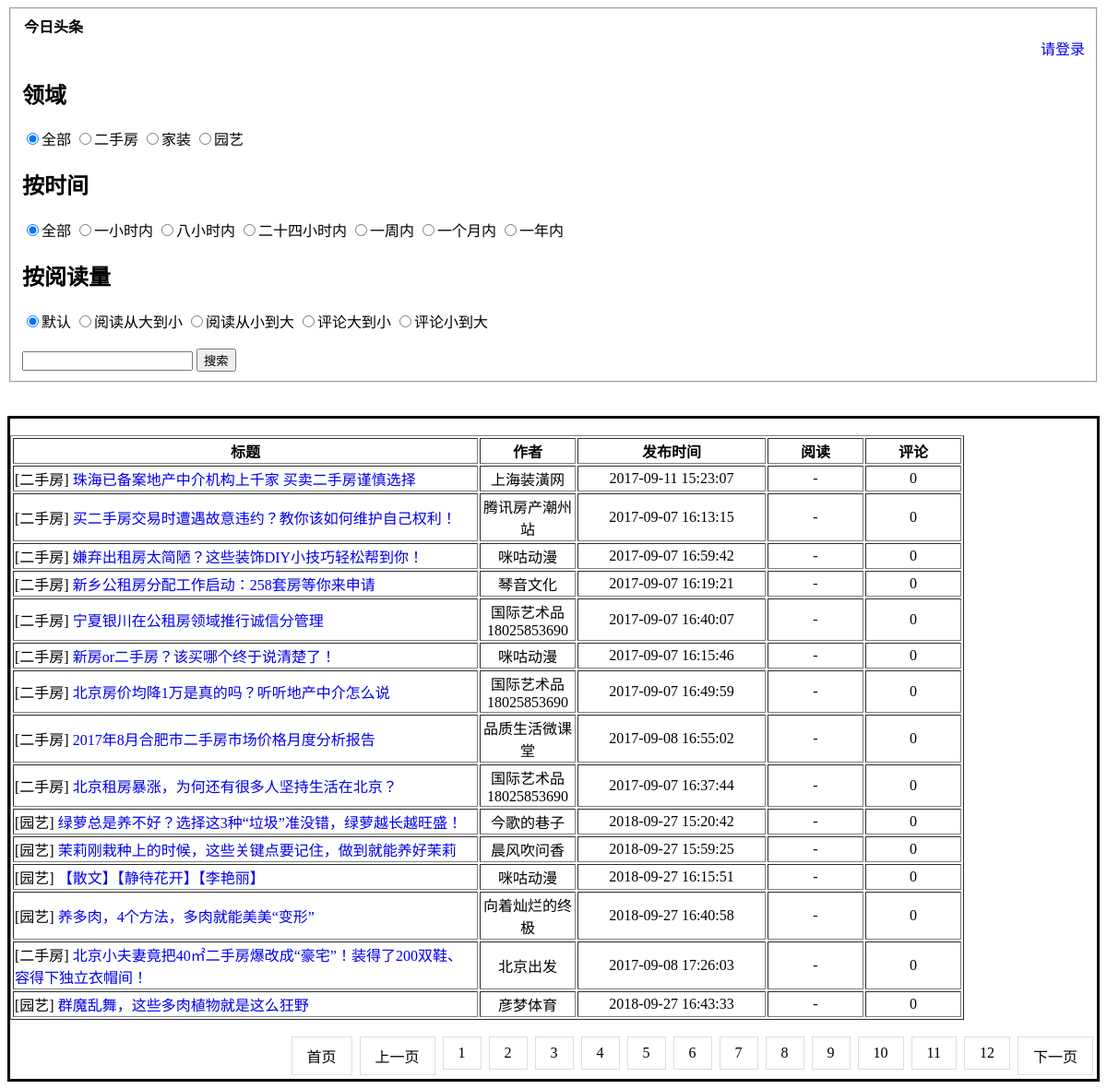
/?page=3, run on the app's committed database.
### silo/models.py (models this page shows)
class NewsInfo(models.Model):
    Title = models.CharField(max_length=100)
    Url = models.CharField(max_length=100)
    Author = models.CharField(max_length=20)
    Time = models.CharField(max_length=50)
    Reading = models.CharField(max_length=20)
    Comment = models.CharField(max_length=20)
    Classify = models.CharField(max_length=20)
    Content = models.CharField(max_length=10000)

### silo/views.py (the view)
# urls.py: url('^$', views.TianTian),
def TianTian(request):
    contact_list = NewsInfo.objects.filter()
    contacts=pages(request,contact_list)
    return render(request,'index.html',{'contacts': contacts})

### silo/views.py (called while the page is built)
def pages(request,contact_list):
    paginator = Paginator(contact_list,15)  # Show 25 contacts per page
    page = request.GET.get('page',1)
    contacts = paginator.page(page)
    return contacts

### templates/index.html (shortened to what this page needs)
<!DOCTYPE html>
<html lang="en">
<head>
</head>
<body>
<fieldset>
    <form method="post" action="/search/" id="search_form">
    <legend><b>今日头条</b></legend>
    <div style="text-align: right"><a href="#">请登录</a></div>
        <div>
            <h2>领域</h2>
            <label><input type="radio" checked="true" onclick="cateForm()" name="cate_id" value="" />全部</label>
            <label><input type="radio"  onclick="cateForm(69)" name="cate_id" value="[二手房]"/>二手房</label>
            <label><input type="radio"  onclick="cateForm(68)" name="cate_id" value="[家装]"/>家装</label>
            <label><input type="radio"  onclick="cateForm(67)" name="cate_id" value="园艺"/>园艺</label>
        <div>
            <h2>按时间</h2>
            <label><input type="radio" checked="true" onclick="timeForm();return false;" name="time_type" value="" />全部</label>
            <label><input type="radio"  onclick="timeForm(1);return false;" name="time_type" value="1"/>一小时内</label>
            <label><input type="radio"  onclick="timeForm(2);return false;" name="time_type" value="2"/>八小时内</label>
            <label><input type="radio"  onclick="timeForm(3);return false;" name="time_type" value="3"/>二十四小时内</label>
            <label><input type="radio"  onclick="timeForm(4);return false;" name="time_type" value="4"/>一周内</label>
            <label><input type="radio"  onclick="timeForm(5);return false;" name="time_type" value="5"/>一个月内</label>
            <label><input type="radio"  onclick="timeForm(6);return false;" name="time_type" value="6"/>一年内</label><br>
            <h2>按阅读量</h2>
            <label><input type="radio" checked="true" onclick="readOrderForm()" name="read_order" value=""/>默认</label>
            <label><input type="radio"  onclick="readOrderForm(2);return false;"  name="read_order" value="2"/>阅读从大到小</label>
            <label><input type="radio"  onclick="readOrderForm(1);return false;" name="read_order" value="1"/>阅读从小到大</label>
            <label><input type="radio"  onclick="readOrderForm(4);return false;"  name="read_order" value="4"/>评论大到小</label>
            <label><input type="radio"  onclick="readOrderForm(3);return false;" name="read_order" value="3"/>评论小到大</label>
        </div><br>
<div >
        <div>
            <input type="text" name="search" />
            <input type="button" onclick="submitForm();return false;" value="搜索"/>
        </div>
</div>
    </div>
    </form>
</fieldset><br><br>
<div style="border: solid">
    <table border="1">
        <thead>
            <tr>
                <th width="500">标题</th>
                <th width="100">作者</th>
                <th width="200" >发布时间</th>
                <th width="100">阅读</th>
                <th width="100"> 评论</th>
            </tr>
        </thead>
        <tbody>
        {% for data in contacts %}
            <tr>
                <td>{{ data.Classify }}<a href="/content/{{ data.id }}/" style="text-decoration: none;">{{ data.Title }}</a></td>
                <td style="text-align: center">{{ data.Author }}</td>
                <td style="text-align: center">{{ data.Time }}</td>
                <td style="text-align: center">
                    {% if data.Reading != ' ' %}
                    {{ data.Reading }}
                    {% else %}
                         -
                    {% endif %}
                </td>
                <td style="text-align: center">{{ data.Comment }}</td>
            </tr>
        {% endfor %}
        </tbody><br>
    </table>
<br>
<div name="page" style="text-align: right" >
<nav aria-label="Pag navigation">
    <ul class="pagination" >
       <li> <a href="?page=1">首页</a></li>
        {% if contacts.has_previous %}
            <li><a href="?page={{ contacts.previous_page_number }}" aria-label="Previous">上一页</a></li>
        {% endif %}
        {% for pg in contacts.paginator.page_range %}
            {% if contacts.number == pg %}
            <li >
            <a href="?page={{ pg }}">{{ pg }}</a>
            </li>
            {% else %}
            <li  >
            <a href="?page={{ pg }}">{{ pg }}</a>
            </li>
        {% endif %}
        {% endfor %}
        {% if contacts.has_next %}
            <li><a href="?page={{ contacts.next_page_number }}" aria-label="Next">下一页</a></li>
        {% endif %}
    </ul>
</nav>
</div>
</div>
</body>
</html>

### templates/index.html (style rules this page uses)
a { text-decoration: none; }
ul.pagination { display: inline-block; padding: 0; margin: 0; }
ul.pagination li { display: inline; }
ul.pagination li a { color: black; float: left; padding: 8px 16px; text-decoration: none; transition: background-color .3s; border: 1px solid #ddd; margin: 0 4px; }

### data on the page
NewsInfo: Classify "[二手房]", Title "珠海已备案地产中介机构上千家 买卖二手房谨慎选择", Author "上海装潢网", Time "2017-09-11 15:23:07", Comment "0"
NewsInfo: Classify "[二手房]", Title "买二手房交易时遭遇故意违约？教你该如何维护自己权利！", Author "腾讯房产潮州站", Time "2017-09-07 16:13:15", Comment "0"
NewsInfo: Classify "[二手房]", Title "嫌弃出租房太简陋？这些装饰DIY小技巧轻松帮到你！", Author "咪咕动漫", Time "2017-09-07 16:59:42", Comment "0"
NewsInfo: Classify "[二手房]", Title "新乡公租房分配工作启动：258套房等你来申请", Author "琴音文化", Time "2017-09-07 16:19:21", Comment "0"
NewsInfo: Classify "[二手房]", Title "宁夏银川在公租房领域推行诚信分管理", Author "国际艺术品18025853690", Time "2017-09-07 16:40:07", Comment "0"
NewsInfo: Classify "[二手房]", Title "新房or二手房？该买哪个终于说清楚了！", Author "咪咕动漫", Time "2017-09-07 16:15:46", Comment "0"
NewsInfo: Classify "[二手房]", Title "北京房价均降1万是真的吗？听听地产中介怎么说", Author "国际艺术品18025853690", Time "2017-09-07 16:49:59", Comment "0"
NewsInfo: Classify "[二手房]", Title "2017年8月合肥市二手房市场价格月度分析报告", Author "品质生活微课堂", Time "2017-09-08 16:55:02", Comment "0"
NewsInfo: Classify "[二手房]", Title "北京租房暴涨，为何还有很多人坚持生活在北京？", Author "国际艺术品18025853690", Time "2017-09-07 16:37:44", Comment "0"
NewsInfo: Classify "[园艺]", Title "绿萝总是养不好？选择这3种“垃圾”准没错，绿萝越长越旺盛！", Author "今歌的巷子", Time "2018-09-27 15:20:42", Comment "0"
NewsInfo: Classify "[园艺]", Title "茉莉刚栽种上的时候，这些关键点要记住，做到就能养好茉莉", Author "晨风吹问香", Time "2018-09-27 15:59:25", Comment "0"
NewsInfo: Classify "[园艺]", Title "【散文】【静待花开】【李艳丽】", Author "咪咕动漫", Time "2018-09-27 16:15:51", Comment "0"
NewsInfo: Classify "[园艺]", Title "养多肉，4个方法，多肉就能美美“变形”", Author "向着灿烂的终极", Time "2018-09-27 16:40:58", Comment "0"
NewsInfo: Classify "[二手房]", Title "北京小夫妻竟把40㎡二手房爆改成“豪宅”！装得了200双鞋、容得下独立衣帽间！", Author "北京出发", Time "2017-09-08 17:26:03", Comment "0"
NewsInfo: Classify "[园艺]", Title "群魔乱舞，这些多肉植物就是这么狂野", Author "彦梦体育", Time "2018-09-27 16:43:33", Comment "0"

### other printed values
{{ pg }} "1" "2" "4" "5" "6" "7" "8" "9" "10" "11" "12"
{{ pg }} "3"
